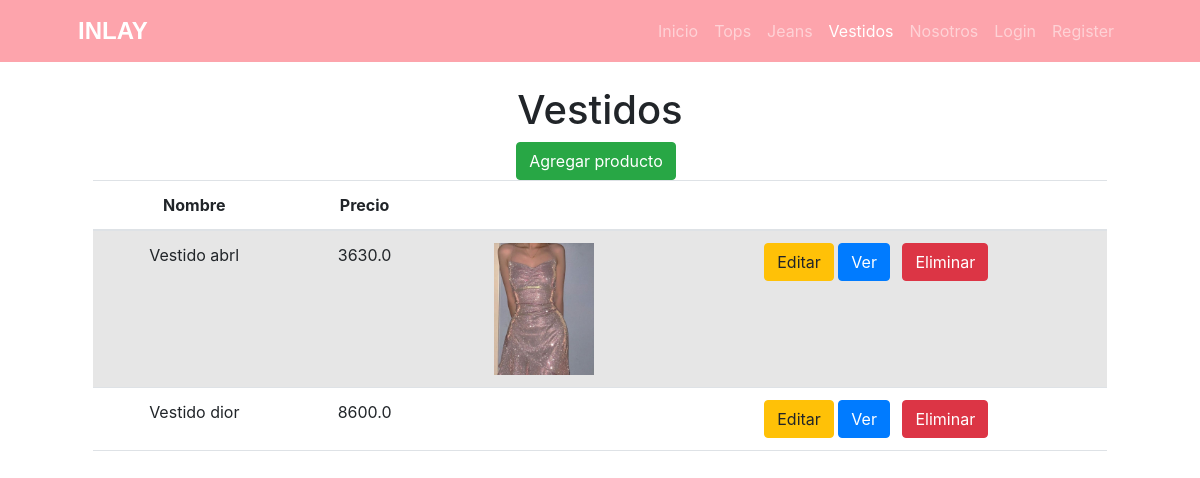
Before: /producto/list/vestidos/ with the older database file.
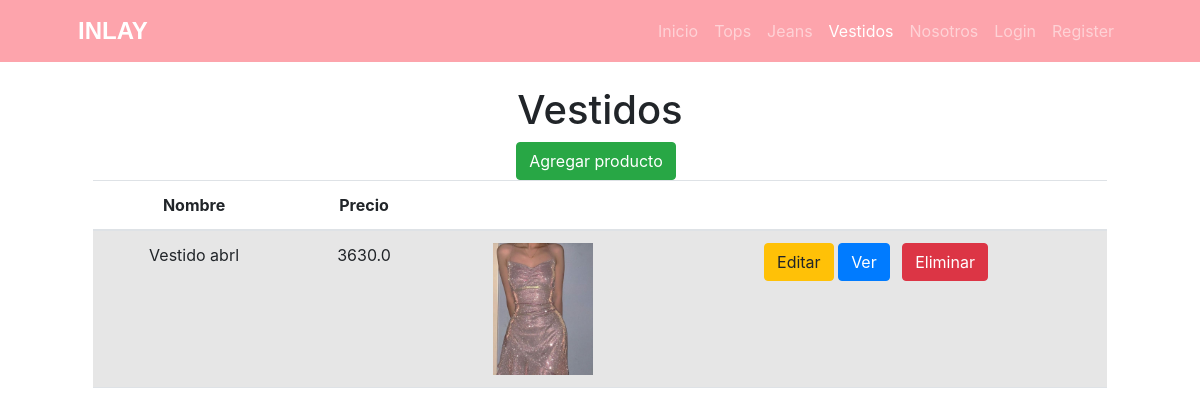
After: the same page with the newer database file.
### core/models.py (models this page shows, shortened)
class Producto(models.Model):
    categoria_id = models.ForeignKey(ProductoCategoria, null=True, blank=True, on_delete=models.SET_NULL)
    nombre = models.CharField(max_length=100)
    precio = models.FloatField()
    talle = models.FloatField()
    cantidad = models.FloatField()
    descripcion = models.TextField(null=True, blank=True, verbose_name = "descripción")
    fecha_actualizacion = models.DateField(null=True, blank=True, default=timezone.now(), editable=False, verbose_name = "fecha de actualización")
    imagenProducto = models.ImageField(null=True, blank=True, upload_to="")
    class meta:
        verbose_name = "producto"
        verbose_name_plural = "productos"

### core/views.py (the view)
# urls.py: path("producto/list/vestidos/", views.ProductoListVestidos.as_view(), name="producto_list_vestidos"),
class ProductoListVestidos(ListView):
    model = Producto
    context_object_name = "vestidos"
    queryset = Producto.objects.filter(categoria_id=3)
    template_name = "core/producto_list_vestidos.html"

### core/templates/core/producto_list_vestidos.html (shortened to what this page needs)
{% extends 'core/base.html' %}
{% block content %}
  <div class="container text-center">
    <h1 class="mt-4">Vestidos</h1>
    <a href="{% url 'core:producto_create_form'  %}" class="btn btn-success me-2">Agregar producto</a>
    <table class="table table-striped">
      <thead>
        <tr>
          <th scope="col">Nombre</th>
          <th scope="col">Precio</th>
          <th scope="col"></th>
          <th scope="col"></th>
        </tr>
      </thead>
      <tbody>
        {% for object in vestidos %}
          <tr>
            <td>{{ object.nombre }}</td>
            <td>{{ object.precio }}</td>
            <td>
              {% if object.imagenProducto %}
                <img src="{{ object.imagenProducto.url }}" alt="{{ object.nombre }}" style="max-width: 100px;">
              {% endif %}
            </td>
            <td>
              <a href="{% url 'core:producto_update_vestidos' object.id %}" class="btn btn-warning">Editar</a>
              <a href="{% url 'core:producto_detail_vestidos' object.id %}" class="btn btn-primary me-2">Ver</a>
              <a href="{% url 'core:producto_delete_vestidos' object.id %}" class="btn btn-danger me-2">Eliminar</a>
            </td>
          </tr>
        {% empty %}
          <tr>
            <td colspan="3" class="text-center">No hay categorías disponibles.</td>
          </tr>
        {% endfor %}
      </tbody>
    </table>
  </div>
{% endblock content %}

Changed rows visible on the page:
removed Producto: nombre "Vestido dior", precio "8600.0"
